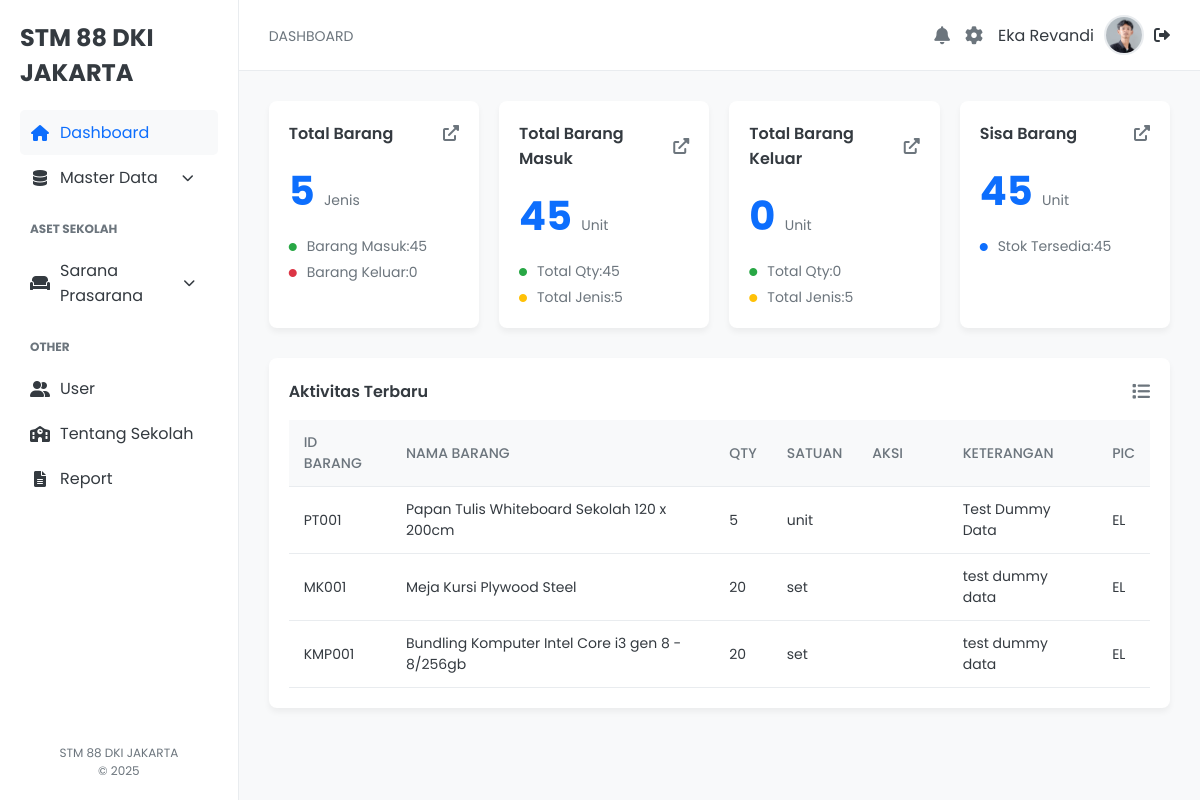
The app's page /index.php (signed in) with its own data.
### tables this page shows
CREATE TABLE `user` (
  `id_user` int(10) UNSIGNED NOT NULL,
  `username` varchar(50) NOT NULL,
  `nama` varchar(100) NOT NULL,
  `password` varchar(255) NOT NULL,
  `email` varchar(100) NOT NULL,
  `no_hp` varchar(15) NOT NULL,
  `status` enum('admin','user') NOT NULL,
  `profile_pic` varchar(255) DEFAULT 'default-user.png'
);

CREATE TABLE `aksi_barang` (
  `id_aksi` varchar(50) NOT NULL,
  `timestamp` timestamp NOT NULL DEFAULT current_timestamp(),
  `id_barang` varchar(10) DEFAULT NULL,
  `qty` int(10) UNSIGNED NOT NULL,
  `satuan` varchar(20) NOT NULL,
  `harga` int(11) UNSIGNED NOT NULL,
  `total_harga` int(11) UNSIGNED NOT NULL,
  `aksi` enum('Masuk','Keluar','Rusak') NOT NULL,
  `keterangan` varchar(255) DEFAULT NULL,
  `pic` varchar(100) DEFAULT NULL
);

CREATE TABLE `barang` (
  `id_barang` varchar(10) NOT NULL,
  `nama_barang` varchar(100) NOT NULL,
  `deskripsi` varchar(255) DEFAULT NULL,
  `satuan_unit` enum('pcs','botol','lembar','unit','buah','set') NOT NULL
);

### index.php (the view, shortened to what this page needs)
<?php
include 'koneksi.php';
$username = $_SESSION['username'];
$stmt_user = $conn->prepare("SELECT nama, profile_pic FROM user WHERE username = ?");
$stmt_user->bind_param("s", $username);
$stmt_user->execute();
$result_user = $stmt_user->get_result();
$user_data = $result_user->fetch_assoc();
$conn = new mysqli("localhost", "root", "", "inventori_sekolah_88");
$total_masuk_query = $conn->query("SELECT SUM(qty) as total_masuk FROM aksi_barang WHERE aksi='Masuk'");
$total_masuk = $total_masuk_query->fetch_assoc()['total_masuk'] ?? 0;
$total_keluar_query = $conn->query("SELECT SUM(qty) as total_keluar FROM aksi_barang WHERE aksi='Keluar'");
$total_keluar = $total_keluar_query->fetch_assoc()['total_keluar'] ?? 0;
$sisa_barang = $total_masuk - $total_keluar;
$total_barang_query = $conn->query("SELECT COUNT(DISTINCT id_barang) as total_barang FROM barang");
$total_barang = $total_barang_query->fetch_assoc()['total_barang'] ?? 0;
$tabel_inventaris_query = $conn->query("
    SELECT
        a.id_barang,
        b.nama_barang,
        a.qty,
        a.satuan,
        a.aksi AS status_aksi,
        a.keterangan AS lokasi,
        a.pic
    FROM aksi_barang a
    JOIN barang b ON a.id_barang = b.id_barang
    ORDER BY a.timestamp DESC
    LIMIT 5
");
?>
<!DOCTYPE html>
<html lang="id">
<head>
    <link rel="stylesheet" href="style/style.css">
    <link rel="stylesheet" href="https://cdnjs.cloudflare.com/ajax/libs/font-awesome/6.0.0-beta3/css/all.min.css">
</head>
<body>
    <div class="dashboard-container">
        <aside class="sidebar">
            <div class="sidebar-header">
                <div class="logo">STM 88 DKI JAKARTA</div>
            </div>
            <nav class="sidebar-nav">
                <ul class="main-menu">
                    <li class="menu-item active">
                        <a href="index.php"><i class="fas fa-home"></i>Dashboard</a>
                    </li>
                    <li class="menu-item">
                        <li class="menu-item dropdown">
                        <a href="#"><i class="fas fa-database"></i>Master Data <i class="fas fa-chevron-down dropdown-arrow"></i></a>
                    </li>
                </ul>
                <h3>ASET SEKOLAH</h3>
                <ul class="main-menu">
                    <li class="menu-item dropdown">
                        <a href="#"><i class="fas fa-couch"></i>Sarana Prasarana <i class="fas fa-chevron-down dropdown-arrow"></i></a>
                        </li>
                </ul>
                <h3>OTHER</h3>
                <ul class="main-menu">
                    <li class="menu-item">
                        <a href="user.php"><i class="fas fa-user-friends"></i>User</a>
                    </li>
                    <li class="menu-item">
                        <a href="sekolah.php"><i class="fa-solid fa-school"></i>Tentang Sekolah</a>
                    </li>
                    <li class="menu-item">
                        <a href="#"><i class="fas fa-file-alt"></i>Report</a>
                    </li>
                </ul>
            </nav>
            <div class="sidebar-footer">
                <p>STM 88 DKI JAKARTA</p>
                <p>&copy; 2025</p>
            </div>
        </aside>
        <main class="main-content">
            <header class="top-bar">
                <div class="top-bar-left">
                    <span class="breadcrumb">DASHBOARD</span>
                </div>
                <div class="top-bar-right">
                    <a href="#" class="icon-link"><i class="fas fa-bell"></i></a>
                    <a href="profile.php" class="icon-link" title="Pengaturan Profil"><i class="fas fa-cog"></i></a>
                    <div class="user-profile">
                        <span><?php echo htmlspecialchars($user_data['nama']); ?></span>
                        <img src="assets/<?php echo htmlspecialchars($user_data['profile_pic']); ?>" alt="User Profile">
                        <a href="logout.php" title="Logout" class="logout-link"><i class="fas fa-sign-out-alt"></i></a>
                    </div>
                </div>
            </header>
            <div class="content-wrapper">
                <div class="summary-cards-container">
                    <div class="card">
                        <div class="card-header">
                            <h4>Total Barang</h4>
                            <a href="database.php"><i class="fas fa-external-link-alt"></i></a>
                        </div>
                        <div class="card-body">
                            <span class="card-number"><?= $total_barang ?></span>
                            <span class="card-unit">Jenis</span>
                            <ul>
                                <li><i class="fas fa-circle active"></i>Barang Masuk: <span><?= $total_masuk ?></span></li>
                                <li><i class="fas fa-circle danger"></i>Barang Keluar: <span><?= $total_keluar ?></span></li>
                            </ul>
                        </div>
                    </div>
                    <div class="card">
                        <div class="card-header">
                            <h4>Total Barang Masuk</h4>
                            <a href="inbound.php"><i class="fas fa-external-link-alt"></i></a>
                        </div>
                        <div class="card-body">
                            <span class="card-number"><?= $total_masuk ?></span>
                            <span class="card-unit">Unit</span>
                            <ul>
                                <li><i class="fas fa-circle active"></i>Total Qty: <span><?= $total_masuk ?></span></li>
                                <li><i class="fas fa-circle warning"></i>Total Jenis: <span><?= $total_barang ?></span></li>
                            </ul>
                        </div>
                    </div>
                    <div class="card">
                        <div class="card-header">
                            <h4>Total Barang Keluar</h4>
                            <a href="outbound.php"><i class="fas fa-external-link-alt"></i></a>
                        </div>
                        <div class="card-body">
                            <span class="card-number"><?= $total_keluar ?></span>
                            <span class="card-unit">Unit</span>
                            <ul>
                                <li><i class="fas fa-circle active"></i>Total Qty: <span><?= $total_keluar ?></span></li>
                                <li><i class="fas fa-circle warning"></i>Total Jenis: <span><?= $total_barang ?></span></li>
                            </ul>
                        </div>
                    </div>
                    <div class="card">
                        <div class="card-header">
                            <h4>Sisa Barang</h4>
                            <a href="#"><i class="fas fa-external-link-alt"></i></a>
                        </div>
                        <div class="card-body">
                            <span class="card-number"><?= $sisa_barang ?></span>
                            <span class="card-unit">Unit</span>
                            <ul>
                                <li><i class="fas fa-circle primary"></i>Stok Tersedia: <span><?= $sisa_barang ?></span></li>
                            </ul>
                        </div>
                    </div>
                </div>
                <div class="data-table-container">
                    <div class="table-header">
                        <h4>Aktivitas Terbaru</h4>
                        <a href="record.php" class="filter-btn" title="Lihat semua"><i class="fas fa-list"></i></a>
                    </div>
                    <table>
                        <thead>
                            <tr>
                                <th>ID BARANG</th>
                                <th>NAMA BARANG</th>
                                <th>QTY</th>
                                <th>SATUAN</th>
                                <th>AKSI</th>
                                <th>KETERANGAN</th>
                                <th>PIC</th>
                            </tr>
                        </thead>
                        <tbody>
                            <?php if ($tabel_inventaris_query->num_rows > 0): ?>
                                <?php while ($row = $tabel_inventaris_query->fetch_assoc()): ?>
                                    <tr>
                                        <td><?= htmlspecialchars($row['id_barang']) ?></td>
                                        <td><?= htmlspecialchars($row['nama_barang']) ?></td>
                                        <td><?= htmlspecialchars($row['qty']) ?></td>
                                        <td><?= htmlspecialchars($row['satuan']) ?></td>
                                        <td class="status-cell">
                                            <span class="status-badge <?= strtolower($row['status_aksi']) ?>">
                                            </span>
                                        </td>
                                        <td><?= htmlspecialchars($row['lokasi']) ?></td>
                                        <td><?= htmlspecialchars($row['pic']) ?></td>
                                    </tr>
                                <?php endwhile; ?>
                            <?php else: ?>
                                <tr>
                                    <td colspan="7">Tidak ada data aktivitas terbaru.</td>
                                </tr>
                            <?php endif; ?>
                        </tbody>
                    </table>
                </div>
            </div>
        </main>
    </div>
</body>
</html>

### style/style.css (style rules this page uses)
:root { --primary-color: #0d6efd; --secondary-color: #6c757d; --success-color: #28a745; --warning-color: #ffc107; --danger-color: #dc3545; --info-color: #17a2b8; --dark-color: #343a40; --light-bg-color: #f8f9fa; --white-color: #fff; --gray-color: #6c757d; --border-color: #e9ecef; --sidebar-width: 250px; }
* { box-sizing: border-box; margin: 0; padding: 0; font-family: 'Poppins', sans-serif; }
body { background-color: var(--light-bg-color); color: var(--dark-color); }
a { text-decoration: none; color: inherit; }
ul { list-style: none; }
.dashboard-container { display: flex; min-height: 100vh; }
.sidebar { width: var(--sidebar-width); background-color: var(--white-color); border-right: 1px solid var(--border-color); padding: 20px; display: flex; flex-direction: column; }
.sidebar-header { display: flex; align-items: center; margin-bottom: 20px; }
.logo { font-weight: 700; font-size: 24px; color: var(--dark-color); }
.sidebar-nav h3 { text-transform: uppercase; font-size: 12px; color: var(--gray-color); margin: 20px 0 10px; padding-left: 10px; }
.main-menu .menu-item a { display: flex; align-items: center; padding: 10px; border-radius: 5px; color: var(--dark-color); transition: background-color 0.2s ease; }
.main-menu .menu-item a:hover, .main-menu .menu-item.active a { background-color: var(--light-bg-color); color: var(--primary-color); }
.main-menu .menu-item a i { margin-right: 10px; width: 20px; text-align: center; }
.dropdown-arrow { margin-left: auto; font-size: 12px; transition: transform 0.2s ease; }
.sidebar-footer { margin-top: auto; font-size: 12px; color: var(--gray-color); text-align: center; }
.main-content { flex-grow: 1; }
.top-bar { display: flex; justify-content: space-between; align-items: center; padding: 15px 30px; background-color: var(--white-color); border-bottom: 1px solid var(--border-color); }
.breadcrumb { font-size: 14px; color: var(--gray-color); }
.top-bar-right { display: flex; align-items: center; gap: 15px; }
.icon-link { font-size: 18px; color: var(--gray-color); }
.user-profile { display: flex; align-items: center; gap: 10px; }
.user-profile img { width: 40px; height: 40px; border-radius: 50%; border: 2px solid var(--border-color); }
.content-wrapper { padding: 30px; }
.summary-cards-container { display: grid; grid-template-columns: repeat(4, 1fr); gap: 20px; margin-bottom: 30px; }
.card { background-color: var(--white-color); border-radius: 8px; padding: 20px; box-shadow: 0 4px 6px rgba(0, 0, 0, 0.05); }
.card-header { display: flex; justify-content: space-between; align-items: center; margin-bottom: 15px; }
.card-header h4 { font-size: 16px; font-weight: 600; }
.card-header a { color: var(--gray-color); }
.card-body .card-number { font-size: 40px; font-weight: 700; color: var(--primary-color); }
.card-body .card-unit { font-size: 14px; color: var(--gray-color); margin-left: 5px; }
.card-body ul { margin-top: 15px; }
.card-body li { display: flex; align-items: center; font-size: 14px; color: var(--gray-color); margin-top: 5px; }
.card-body li i { font-size: 8px; margin-right: 10px; }
.card-body li i.active { color: var(--success-color); }
.card-body li i.warning { color: var(--warning-color); }
.card-body li i.danger { color: var(--danger-color); }
.card-body li i.primary { color: var(--primary-color); }
.data-table-container { background-color: var(--white-color); border-radius: 8px; box-shadow: 0 4px 6px rgba(0, 0, 0, 0.05); padding: 20px; }
.table-header { display: flex; justify-content: space-between; align-items: center; margin-bottom: 15px; }
.table-header h4 { font-size: 16px; font-weight: 600; }
.filter-btn { color: var(--gray-color); font-size: 18px; }
table { width: 100%; border-collapse: collapse; font-size: 14px; }
thead th { text-align: left; padding: 12px 15px; background-color: var(--light-bg-color); color: var(--gray-color); font-weight: 500; text-transform: uppercase; border-bottom: 1px solid var(--border-color); }
tbody tr { border-bottom: 1px solid var(--border-color); transition: background-color 0.2s ease; }
tbody td { padding: 12px 15px; }
.status-badge { display: inline-block; padding: 5px 10px; border-radius: 20px; font-size: 12px; font-weight: 600; color: var(--white-color); }

### records on screen
user: nama "Eka Revandi", profile_pic (picture)
aksi_barang: id_barang "PT001", id_barang.nama_barang "Papan Tulis Whiteboard Sekolah 120 x 200cm", qty "5", satuan "unit", keterangan "Test Dummy Data", pic "EL"
aksi_barang: id_barang "MK001", id_barang.nama_barang "Meja Kursi Plywood Steel", qty "20", satuan "set", keterangan "test dummy data", pic "EL"
aksi_barang: id_barang "KMP001", id_barang.nama_barang "Bundling Komputer Intel Core i3 gen 8 - 8/256gb", qty "20", satuan "set", keterangan "test dummy data", pic "EL"

### other values on screen
$total_barang "5"
$total_masuk "45"
$total_keluar "0"
$sisa_barang "45"
